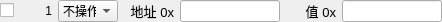
<?xml version="1.0" encoding="UTF-8"?>
<ui version="4.0">
 <class>RegAccessItemClass</class>
 <widget class="QWidget" name="RegAccessItemClass">
  <property name="geometry">
   <rect>
    <x>0</x>
    <y>0</y>
    <width>442</width>
    <height>20</height>
   </rect>
  </property>
  <property name="windowTitle">
   <string>Form</string>
  </property>
  <layout class="QHBoxLayout" name="horizontalLayout">
   <property name="margin">
    <number>0</number>
   </property>
   <item>
    <widget class="QCheckBox" name="checkBox">
     <property name="text">
      <string/>
     </property>
    </widget>
   </item>
   <item>
    <widget class="QLabel" name="labelNo">
     <property name="minimumSize">
      <size>
       <width>20</width>
       <height>0</height>
      </size>
     </property>
     <property name="maximumSize">
      <size>
       <width>20</width>
       <height>16777215</height>
      </size>
     </property>
     <property name="text">
      <string>1</string>
     </property>
     <property name="alignment">
      <set>Qt::AlignRight|Qt::AlignTrailing|Qt::AlignVCenter</set>
     </property>
    </widget>
   </item>
   <item>
    <widget class="QComboBox" name="cbOperation">
     <property name="minimumSize">
      <size>
       <width>60</width>
       <height>0</height>
      </size>
     </property>
     <property name="maximumSize">
      <size>
       <width>60</width>
       <height>16777215</height>
      </size>
     </property>
     <item>
      <property name="text">
       <string>不操作</string>
      </property>
     </item>
     <item>
      <property name="text">
       <string>读</string>
      </property>
     </item>
     <item>
      <property name="text">
       <string>写</string>
      </property>
     </item>
    </widget>
   </item>
   <item>
    <widget class="QLabel" name="label_7">
     <property name="minimumSize">
      <size>
       <width>50</width>
       <height>0</height>
      </size>
     </property>
     <property name="maximumSize">
      <size>
       <width>50</width>
       <height>16777215</height>
      </size>
     </property>
     <property name="font">
      <font>
       <family>Arial</family>
       <pointsize>10</pointsize>
      </font>
     </property>
     <property name="text">
      <string>地址 0x</string>
     </property>
     <property name="alignment">
      <set>Qt::AlignRight|Qt::AlignTrailing|Qt::AlignVCenter</set>
     </property>
    </widget>
   </item>
   <item>
    <widget class="QLineEdit" name="lineEditAddr">
     <property name="minimumSize">
      <size>
       <width>100</width>
       <height>0</height>
      </size>
     </property>
     <property name="maximumSize">
      <size>
       <width>100</width>
       <height>16777215</height>
      </size>
     </property>
    </widget>
   </item>
   <item>
    <widget class="QLabel" name="label_9">
     <property name="minimumSize">
      <size>
       <width>50</width>
       <height>0</height>
      </size>
     </property>
     <property name="maximumSize">
      <size>
       <width>50</width>
       <height>16777215</height>
      </size>
     </property>
     <property name="font">
      <font>
       <family>Arial</family>
       <pointsize>10</pointsize>
      </font>
     </property>
     <property name="text">
      <string>值 0x</string>
     </property>
     <property name="alignment">
      <set>Qt::AlignRight|Qt::AlignTrailing|Qt::AlignVCenter</set>
     </property>
    </widget>
   </item>
   <item>
    <widget class="QLineEdit" name="lineEditValue">
     <property name="minimumSize">
      <size>
       <width>100</width>
       <height>0</height>
      </size>
     </property>
     <property name="maximumSize">
      <size>
       <width>100</width>
       <height>16777215</height>
      </size>
     </property>
    </widget>
   </item>
  </layout>
 </widget>
 <resources/>
 <connections/>
</ui>
